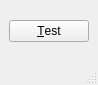
<?xml version="1.0" encoding="UTF-8"?>
<ui version="4.0">
 <class>MainWindow</class>
 <widget class="QMainWindow" name="MainWindow">
  <property name="geometry">
   <rect>
    <x>0</x>
    <y>0</y>
    <width>98</width>
    <height>85</height>
   </rect>
  </property>
  <property name="windowTitle">
   <string>MainWindow</string>
  </property>
  <widget class="QWidget" name="centralwidget">
   <layout class="QVBoxLayout" name="verticalLayout">
    <item>
     <widget class="QPushButton" name="pushButtonTest">
      <property name="text">
       <string>&amp;Test</string>
      </property>
     </widget>
    </item>
   </layout>
  </widget>
  <widget class="QMenuBar" name="menubar">
   <property name="geometry">
    <rect>
     <x>0</x>
     <y>0</y>
     <width>98</width>
     <height>21</height>
    </rect>
   </property>
  </widget>
  <widget class="QStatusBar" name="statusbar"/>
 </widget>
 <resources/>
 <connections/>
</ui>
